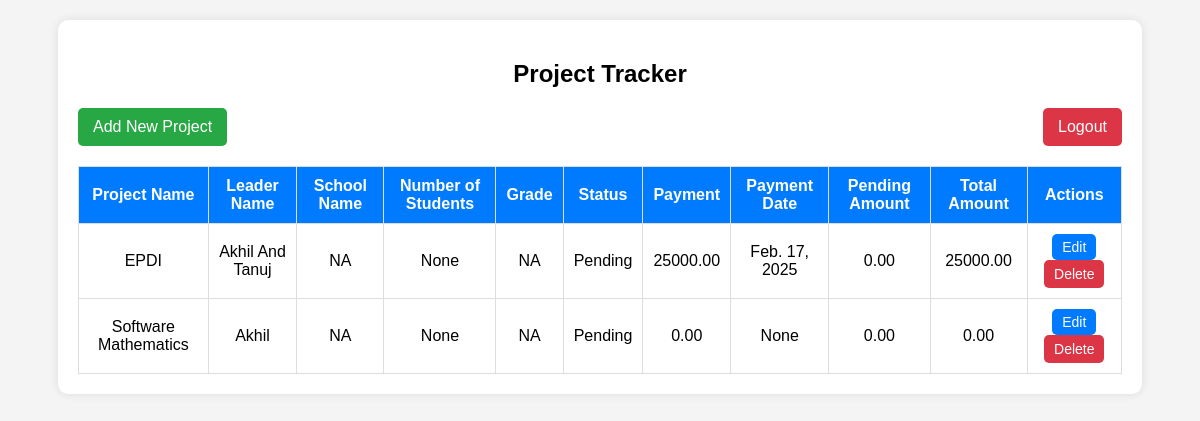
Page /projects/ (signed in) on the committed database.
### projects/models.py (models this page shows, shortened)
class Project(models.Model):
    STATUS_CHOICES = [
        ('Pending', 'Pending'),
        ('Ongoing', 'Ongoing'),
        ('Completed', 'Completed'),
    ]
    project_name = models.CharField(max_length=255)
    leader_name = models.CharField(max_length=255)
    school_name = models.CharField(max_length=255,blank=True, null=True)
    num_students = models.PositiveIntegerField(blank=True, null=True)
    grade = models.CharField(max_length=20,blank=True, null=True)
    status = models.CharField(max_length=20, choices=STATUS_CHOICES, default='Pending')
    payment = models.DecimalField(max_digits=10, decimal_places=2,blank=True, null=True)
    payment_date = models.DateField(null=True, blank=True)
    pending_amount = models.DecimalField(max_digits=10, decimal_places=2,blank=True, null=True)
    total_amount = models.DecimalField(max_digits=10, decimal_places=2,blank=True, null=True)

### projects/views.py (the view)
# urls.py: path('', views.project_list, name='project_list'),
@login_required(login_url='login')  # Redirects to login page if not logged in
@user_passes_test(is_admin)  # Only admin users can access
def project_list(request):
    projects = Project.objects.all()
    return render(request, 'projects/project_list.html', {'projects': projects})

### projects/views.py (called while the page is built)
def is_admin(user):
    return user.is_authenticated and user.is_staff

### projects/templates/projects/project_list.html (shortened to what this page needs)
<!DOCTYPE html>
<html lang="en">
<head>
</head>
<body>
    <div class="container">
        <h2>Project Tracker</h2>
        <div class="header">
            <a href="{% url 'add_project' %}" class="add-btn">Add New Project</a>
            <a href="{% url 'logout' %}" class="logout-btn">Logout</a>
        </div>
        <table>
            <tr>
                <th>Project Name</th>
                <th>Leader Name</th>
                <th>School Name</th>
                <th>Number of Students</th>
                <th>Grade</th>
                <th>Status</th>
                <th>Payment</th>
                <th>Payment Date</th>
                <th>Pending Amount</th>
                <th>Total Amount</th>
                <th>Actions</th>
            </tr>
            {% for project in projects %}
            <tr>
                <td>{{ project.project_name }}</td>
                <td>{{ project.leader_name }}</td>
                <td>{{ project.school_name }}</td>
                <td>{{ project.num_students }}</td>
                <td>{{ project.grade }}</td>
                <td>{{ project.status }}</td>
                <td>{{ project.payment }}</td>
                <td>{{ project.payment_date }}</td>
                <td>{{ project.pending_amount }}</td>
                <td>{{ project.total_amount }}</td>
                <td>
                    <a href="{% url 'update_project' project.id %}" class="btn edit-btn">Edit</a>
                    <form action="{% url 'delete_project' project.id %}" method="post" style="display:inline;">
                        <button type="submit" class="btn delete-btn" onclick="return confirm('Are you sure you want to delete this project?')">Delete</button>
                    </form>
                </td>
            </tr>
            {% empty %}
            <tr>
                <td colspan="11">No projects found.</td>
            </tr>
            {% endfor %}
        </table>
    </div>
</body>
</html>

### projects/templates/projects/project_list.html (style rules this page uses)
body { font-family: Arial, sans-serif; margin: 20px; padding: 0; background-color: #f4f4f4; }
h2 { text-align: center; }
.container { width: 90%; margin: 0 auto; background: white; padding: 20px; border-radius: 10px; box-shadow: 0px 0px 10px rgba(0, 0, 0, 0.1); }
.header { display: flex; justify-content: space-between; align-items: center; margin-bottom: 20px; }
.header a { text-decoration: none; padding: 10px 15px; border-radius: 5px; color: white; }
.add-btn { background: #28a745; }
.logout-btn { background: #dc3545; }
table { width: 100%; border-collapse: collapse; margin-top: 20px; background: white; }
th, td { padding: 10px; border: 1px solid #ddd; text-align: center; }
th { background-color: #007BFF; color: white; }
.btn { display: inline-block; padding: 5px 10px; border-radius: 5px; color: white; text-decoration: none; font-size: 14px; }
.edit-btn { background: #007BFF; }
.delete-btn { background: #dc3545; border: none; cursor: pointer; padding: 6px 10px; }

### rows in the picture
Project: project_name "EPDI", leader_name "Akhil And Tanuj", school_name "NA", num_students "None", grade "NA", status "Pending", payment "25000.00", payment_date "Feb. 17, 2025", pending_amount "0.00", total_amount "25000.00"
Project: project_name "Software Mathematics", leader_name "Akhil", school_name "NA", num_students "None", grade "NA", status "Pending", payment "0.00", payment_date "None", pending_amount "0.00", total_amount "0.00"
